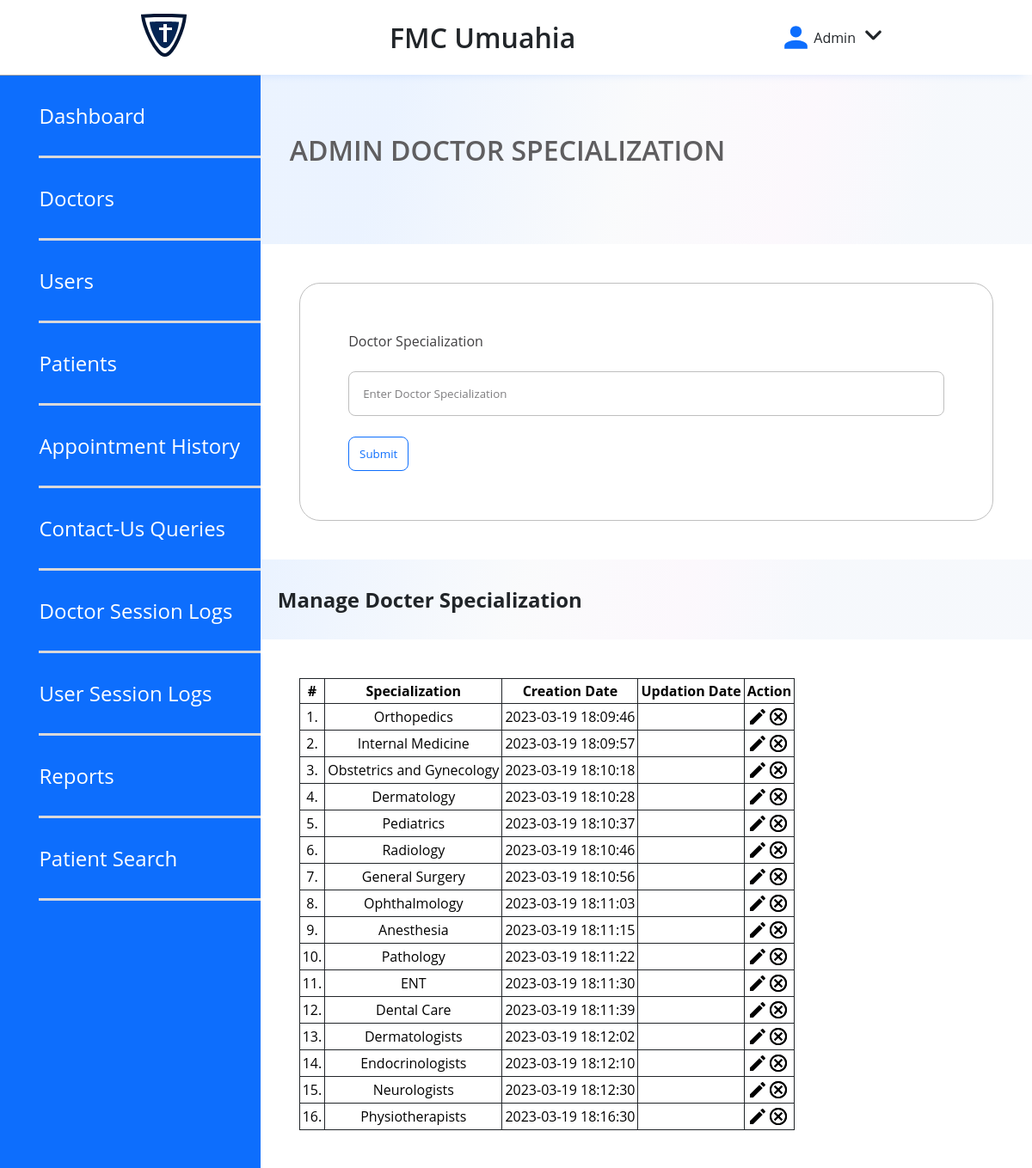
/pages/admin/doctor-specilization.php (signed in), run on the app's committed database.
### tables this page shows
CREATE TABLE `doctorspecilization` (
  `id` int(11) NOT NULL,
  `specilization` varchar(255) DEFAULT NULL,
  `creationDate` timestamp NULL DEFAULT current_timestamp(),
  `updationDate` timestamp NULL DEFAULT NULL ON UPDATE current_timestamp()
);

### pages/admin/doctor-specilization.php (the view, shortened to what this page needs)
<?php
include('include/config.php');
if(strlen($_SESSION['id']==0)) {
 header('location:logout.php');
  } else{
?>
<!DOCTYPE html>
<html lang="en">
	<head>
	<link rel="stylesheet" type="text/css" href="../../styles/style.css">
	</head>
	<body>
	<header>
		<div class="NavigationDash">
			<div style="display: flex; flex-direction: row; gap: 20px; align-items: center;">
				<a class="logonav" href="dashboard.php">
					<img src="../../images/logo.svg">
				</a>
			</div>
			<p class="DashTag">FMC Umuahia</p>
			<div class="userNav">
				<img src="../../images/usericon.svg">
				<p>Admin</p>
				<div class="dropdown">
					<img src="../../images/downicon.svg" class="dropbtn">
				</div>
			</div>
		</div>
	</header>
	<section class="DashboardContainer">
	<aside class="PatientAside">
		<div>
			<a href="dashboard.php">Dashboard</a>
			<a href="doctors.php">Doctors</a>
			<a href="manage-users.php">Users</a>
			<a href="manage-patient.php">Patients</a>
			<a href="appointment-history.php">Appointment History</a>
			<a href="contactus-queries.php">Contact-Us Queries</a>
			<a href="doctor-logs.php">Doctor Session Logs</a>
			<a href="user-logs.php">User Session Logs</a>
			<a href="between-dates-reports.php">Reports</a>
			<a href="patient-search.php">Patient Search</a>
		</div>
	</aside>
	<main class="DashboardMain">
		<h1>ADMIN DOCTOR SPECIALIZATION</h1>
		<section>
			<fieldset class="DashboardMain-fieldset" style="width: 100%; border-radius: 20px; border: 1px solid #BFBFBF; border-radius: 24px; padding: 7%;">
				<form class="SignupForm" role="form" name="dcotorspcl" method="post">
					<label for="exampleInputEmail1">Doctor Specialization</label>
					<input type="text" name="doctorspecilization" placeholder="Enter Doctor Specialization">
					<button type="submit" id="submit" name="submit" class="updatebtn">Submit</button>
				</form>
			</fieldset>
		</section>
		<h2 style="margin: 10px 0; padding: 20px; color: #212529;">Manage Docter Specialization</h2>
		<section>
			<div style="overflow-x:auto; table-layout: fixed; width: 100%;">
			<table class="table table-hover" id="sample-table-1">
				<thead>
					<tr>
						<th class="center">#</th>
						<th>Specialization</th>
						<th class="hidden-xs">Creation Date</th>
						<th>Updation Date</th>
						<th>Action</th>
					</tr>
				</thead>
				<tbody>
					<?php
					$sql=mysqli_query($con,"select * from doctorSpecilization");
					$cnt=1;
					while($row=mysqli_fetch_array($sql))
						{
						?>
						<tr>
							<td class="center"><?php echo $cnt;?>.</td>
							<td class="hidden-xs"><?php echo $row['specilization'];?></td>
							<td><?php echo $row['creationDate'];?></td>
							<td><?php echo $row['updationDate'];?></td>
							<td >
								<div style="display: flex; flex-direction: row;">
								<a href="edit-doctor-specialization.php?id=<?php echo $row['id'];?>" tooltip-placement="top" tooltip="Edit">
									<p class="pencil"></p>
								</a>
								<a href="doctor-specilization.php?id=<?php echo $row['id']?>&del=delete" onClick="return confirm('Are you sure you want to delete?')" tooltip-placement="top" tooltip="Remove" class="cancel">
									<p class="cancel"></p>
								</a>
								</div>
								<?php
								$cnt=$cnt+1;
							}?>
						</td>
					</tr>
				</tbody>
			</table>
		</div>
		</section>
	</main>
</section>
	</body>
</html>
<?php } ?>

### styles/style.css (style rules this page uses)
*, *:before, *:after { box-sizing: border-box; list-style: none; text-decoration: none; margin: 0; padding: 0; font-family: var(--font-family-base); }
html { scroll-behavior: smooth; }
:root { --color-primary: #0D6EFD; --color-black: #212529; --color-white: #ffffff; --color-secondary: #992EDA; --text-color: var(--color-black); --color-background: #FCFCFC; --font-family-base: "Open Sans", "Helvetica Neue", Helvetica, Arial, sans-serif; --font-size-small: 14px; --font-size-medium: 16px; --font-size-large: 24px; --font-size-x-large: 32px; --font-size-xx-large: 56px; --font-weight-regular: 400; --font-weight-semibold: 600; --font-weight-bold: 700; }
.SignupForm { display: flex; flex-direction: column; gap: 24px; }
.SignupForm label { color: #3F3E40; font-weight: var(--font-weight-regular); font-size: var(--font-size-medium); }
.SignupForm input { padding: 16px; border: 1px solid #BFBFBF; border-radius: 8px; }
.SignupForm input::placeholder { color: #7F7E80; }
.NavigationDash { display: flex; flex-direction: row; justify-content: space-evenly; align-items: center; padding: 16px 0px; gap: 6%; box-shadow: 0px 10px 10px -10px rgba(13, 110, 253, 0.14); }
.DashTag { font-weight: var(--font-weight-semibold); font-size: var(--font-size-x-large); color: var(--color-black); }
.userNav { display: flex; flex-direction: row; align-items: center; justify-content: center; color: var(--color-black); }
.dropdown { position: relative; display: inline-block; }
.dropbtn { cursor: pointer; }
.DashboardContainer { display: flex; flex-direction: row; min-height: 700px; }
.PatientAside { background-color: var(--color-primary); border-top: 1px solid #9F9FA0; width: 324px !important; }
.PatientAside div { display: flex; flex-direction: column; margin-left: 15%; padding-bottom: 90%; }
.PatientAside a { padding: 30px 0px; border-bottom: 3px solid #D9D8D9; font-weight: var(--font-weight-regular); font-size: 24px; color: var(--color-white); }
.DashboardMain { padding-top: 56px; background: linear-gradient(104.54deg, rgba(13, 110, 253, 0.0826) 13.27%, rgba(199, 207, 219, 0.091) 37.29%, rgba(196, 118, 208, 0.0504) 53.16%, rgba(92, 136, 202, 0.0534391) 65.46%); width: 80%; }
.DashboardMain h1 { padding: 10px; margin-left: 24px; margin-bottom: 78px; color: #5F5E60; font-size: var(--font-size-x-large); font-weight: var(--font-weight-semibold); }
.DashboardMain section { background-color: var(--color-white); padding: 5%; display: flex; flex-direction: row; gap: 38px; }
.updatebtn { color: var(--color-primary); border: 1px solid var(--color-primary); border-radius: 8px; padding: 10px 10px; background-color: transparent; width: 70px; }
.table, { font-size: 12pcx; gap: 10px; }
table, th, td { border: 1px solid var(--color-black); border-collapse: collapse; padding: 3px; text-align: center; }
.pencil { background-image: url("../images/pencil.svg"); background-repeat: no-repeat; background-size: cover; background-position: center; cursor: pointer; width: 24px; height: 24px; }
.cancel { background-image: url("../images/cancel.svg"); background-repeat: no-repeat; background-size: cover; background-position: center; cursor: pointer; width: 24px; height: 24px; }
.PatientAside div { display: flex; flex-direction: column; margin-left: 15%; padding-bottom: 1%; }

### data on the page
doctorspecilization: specilization "Orthopedics", creationDate "2023-03-19 18:09:46"
doctorspecilization: specilization "Internal Medicine", creationDate "2023-03-19 18:09:57"
doctorspecilization: specilization "Obstetrics and Gynecology", creationDate "2023-03-19 18:10:18"
doctorspecilization: specilization "Dermatology", creationDate "2023-03-19 18:10:28"
doctorspecilization: specilization "Pediatrics", creationDate "2023-03-19 18:10:37"
doctorspecilization: specilization "Radiology", creationDate "2023-03-19 18:10:46"
doctorspecilization: specilization "General Surgery", creationDate "2023-03-19 18:10:56"
doctorspecilization: specilization "Ophthalmology", creationDate "2023-03-19 18:11:03"
doctorspecilization: specilization "Anesthesia", creationDate "2023-03-19 18:11:15"
doctorspecilization: specilization "Pathology", creationDate "2023-03-19 18:11:22"
doctorspecilization: specilization "ENT", creationDate "2023-03-19 18:11:30"
doctorspecilization: specilization "Dental Care", creationDate "2023-03-19 18:11:39"
doctorspecilization: specilization "Dermatologists", creationDate "2023-03-19 18:12:02"
doctorspecilization: specilization "Endocrinologists", creationDate "2023-03-19 18:12:10"
doctorspecilization: specilization "Neurologists", creationDate "2023-03-19 18:12:30"
doctorspecilization: specilization "Physiotherapists", creationDate "2023-03-19 18:16:30"
